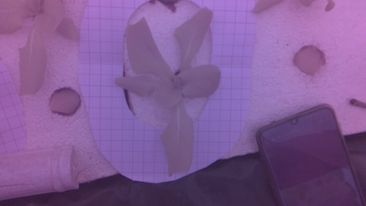
#> input picture noir.jpg, 366 x 206 px
$ python cccccleaf.py
#> lines starting #> are read from the running program, lines starting #| are printed output that depends on the picture
import time
import datetime
import numpy

import cv2


noir_image = cv2.imread('noir.jpg', cv2.IMREAD_COLOR)
#> noir_image is the input picture: shape (206, 366, 3); mean B, G, R 148.2, 90.4, 128.7

color_image = cv2.imread('rgb.jpg', cv2.IMREAD_COLOR)
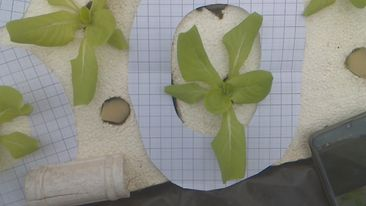
#> input picture rgb.jpg, 366 x 206 px
#> color_image is the input picture: shape (206, 366, 3); mean B, G, R 125.6, 139.1, 138.1


# extract nir, red green and blue channel
nir_channel = noir_image[:, :, 0]/256.0
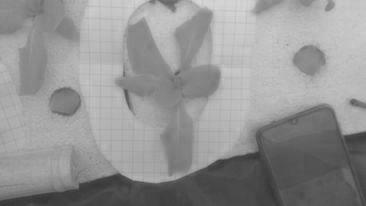
#> nir_channel: shape (206, 366) float64; min 0.203, max 0.855, mean 0.579
green_channel = noir_image[:, :, 1]/256.0
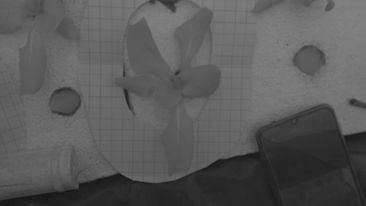
#> green_channel: shape (206, 366) float64; min 0.0742, max 0.516, mean 0.353
blue_channel = noir_image[:, :, 2]/256.0
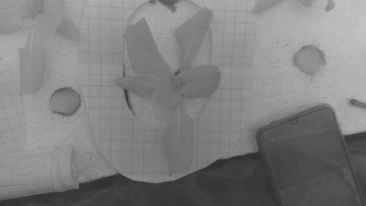
#> blue_channel: shape (206, 366) float64; min 0.164, max 0.777, mean 0.503
red_channel = color_image[:, :, 0]/256.0
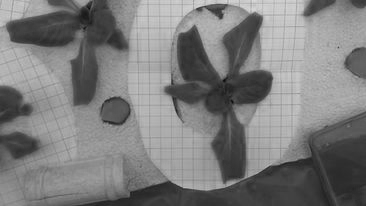
#> red_channel: shape (206, 366) float64; min 0.0469, max 0.859, mean 0.491

# align the images
# Run the ECC algorithm. The results are stored in warp_matrix.
# Find size of image1
warp_mode = cv2.MOTION_TRANSLATION
if warp_mode == cv2.MOTION_HOMOGRAPHY:
    warp_matrix = numpy.eye(3, 3, dtype=numpy.float32)
else:
    warp_matrix = numpy.eye(2, 3, dtype=numpy.float32)
number_of_iterations = 5000
termination_eps = 1e-10
criteria = (cv2.TERM_CRITERIA_EPS,cv2.TERM_CRITERIA_COUNT,  number_of_iterations, termination_eps)
sz = color_image.shape
#> sz = (206, 366, 3)
#> (the run stopped early here; a loop or call above may not have finished)
